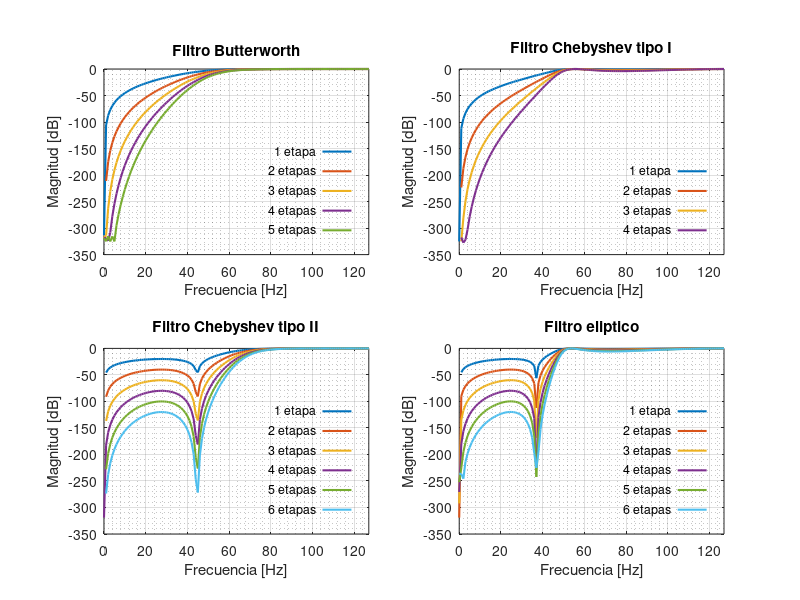

Source code (MATLAB):
% <------- Guia 4 - Ejercicio 6 ----------->

clc; % borra la consola
clear all; % borra todas las variables
close all; % cierra las ventanas de imagen
pkg load control; % paquete con 'mag2db'
pkg load signal; % ventanas

%%%%%%%%%%%
% punto 1 %
%%%%%%%%%%%

% especificaciones:
N = 3; % orden del filtro
fc = 50; % HZ - frecuencia de corte
fs = 256; % Hz - frecuencia de muestreo

fdc = 2*fc/fs; % frecuencia de corte digital

[B, A] = butter (N, fdc, 'high'); % funcion del filtro Butterworth

%%%%%%%%%%%
% punto 2 %
%%%%%%%%%%%

d = 4; % duracion del impulso
imp = zeros(1, d * fs); % genera un vector de 4 segundos a 256 muestras por segundo
imp(1) = 1; % primer elemento en 1 -> funcion impulso
h = filter (B, A, imp); % evalua la respuesta al impulso del filtro del punto 1
H = fft(h, fs); % calcula la FFT
Hdb = mag2db (abs (H (1 : fs/2))); % convierte a dB el valor absoluto de las muestras de f positiva
frec = (0 : 1 : (fs/2)-1 ); % vector con los valores de frecuencia (el primer elemento es 0Hz

figure(1, 'name','Guia 4 ejercicio 8','Units','normalized','Position',[0 0 1 1]); % pantalla completa
subplot(2,2,1);  % subplot (filas, columnas, indice)
plot (frec, Hdb, 'linewidth', 1.5); % grafica de la respuesta al impulso
axis([0 127]); % limites de los ejes
grid on;
grid minor on;
xlabel ('Frecuencia [Hz]'); % etiqueta eje X
ylabel ('Magnitud [dB]');  % etiqueta eje y
title ('Filtro Butterworth'); % titulo

%%%%%%%%%%%%%%%
% punto 3 y 4 %
%%%%%%%%%%%%%%%

hold on;
etapa = 1;
etapa_l = '1 etapa'; % para las insertar las leyendas

while( abs(Hdb(21)) <= 120 )
  etapa = etapa +1; % incrementa el contador de etapas
  h = filter (B, A, h); % agrega una etapa de filtrado
  H = fft(h, fs); % al dominio de la frecuencia
  Hdb = mag2db (abs (H (1 : fs/2))); % a dB los valores absolutos de las frec positivas
  plot (frec, Hdb, 'linewidth', 1.5); % graficala respuesta al impulso
  etapa_l = [etapa_l; num2str(etapa), ' etapas']; % agrega elemento para las leyendas
end

legend(etapa_l, 'location', 'southeast');
legend('left');
legend('boxoff');

%%%%%%%%%%%
% punto 5 %
%%%%%%%%%%%

RP = 1; % [dB] - ripple en banda de paso
RS = 20; % [dB] - ripple en banda de stop

% ----------- Filtro Chebyshev tipo I -------------

[B, A] = cheby1 (N, RP, fdc, 'high'); % funcion del filtro Chebyshev tipo I

h = filter (B, A, imp); % evalua la respuesta al impulso del filtro
H = fft(h, fs); % calcula la FFT
Hdb = mag2db (abs (H (1 : fs/2))); % convierte a dB el valor absoluto de las muestras de f positiva

subplot(2,2,2);  % subplot (filas, columnas, indice)
plot (frec, Hdb, 'linewidth', 1.5); % grafica de la respuesta al impulso
axis([0 127]); % limites de los ejes
grid on;
grid minor on;
xlabel ('Frecuencia [Hz]'); % etiqueta eje X
ylabel ('Magnitud [dB]');  % etiqueta eje y
title ('Filtro Chebyshev tipo I'); % titulo
hold on;

etapa = 1;
etapa_l = '1 etapa'; % para las insertar las leyendas

while( abs(Hdb(21)) <= 120 )
  etapa = etapa +1; % incrementa el contador de etapas
  h = filter (B, A, h); % agrega una etapa de filtrado
  H = fft(h, fs); % al dominio de la frecuencia
  Hdb = mag2db (abs (H (1 : fs/2))); % a dB los valores absolutos de las frec positivas
  plot (frec, Hdb, 'linewidth', 1.5); % graficala respuesta al impulso
  etapa_l = [etapa_l; num2str(etapa), ' etapas']; % agrega elemento para las leyendas
end

legend(etapa_l, 'location', 'southeast');
legend('left');
legend('boxoff');

% ----------- Filtro Chebyshev tipo II -------------

[B, A] = cheby2 (N, RS, fdc, 'high'); % funcion del filtro Chebyshev tipo II

h = filter (B, A, imp); % evalua la respuesta al impulso del filtro
H = fft(h, fs); % calcula la FFT
Hdb = mag2db (abs (H (1 : fs/2))); % convierte a dB el valor absoluto de las muestras de f positiva

subplot(2,2,3);  % subplot (filas, columnas, indice)
plot (frec, Hdb, 'linewidth', 1.5); % grafica de la respuesta al impulso
axis([0 127]); % limites de los ejes
grid on;
grid minor on;
xlabel ('Frecuencia [Hz]'); % etiqueta eje X
ylabel ('Magnitud [dB]');  % etiqueta eje y
title ('Filtro Chebyshev tipo II'); % titulo
hold on;

etapa = 1;
etapa_l = '1 etapa'; % para las insertar las leyendas

while( abs(Hdb(21)) <= 120 )
  etapa = etapa +1; % incrementa el contador de etapas
  h = filter (B, A, h); % agrega una etapa de filtrado
  H = fft(h, fs); % al dominio de la frecuencia
  Hdb = mag2db (abs (H (1 : fs/2))); % a dB los valores absolutos de las frec positivas
  plot (frec, Hdb, 'linewidth', 1.5); % graficala respuesta al impulso
  etapa_l = [etapa_l; num2str(etapa), ' etapas']; % agrega elemento para las leyendas
end

legend(etapa_l, 'location', 'southeast');
legend('left');
legend('boxoff');

% ----------- Filtro eliptico -------------

[B, A] = ellip (N, RP, RS, fdc, 'high'); % funcion del filtro eliptico

h = filter (B, A, imp); % evalua la respuesta al impulso del filtro
H = fft(h, fs); % calcula la FFT
Hdb = mag2db (abs (H (1 : fs/2))); % convierte a dB el valor absoluto de las muestras de f positiva

subplot(2,2,4);  % subplot (filas, columnas, indice)
plot (frec, Hdb, 'linewidth', 1.5); % grafica de la respuesta al impulso
axis([0 127]); % limites de los ejes
grid on;
grid minor on;
xlabel ('Frecuencia [Hz]'); % etiqueta eje X
ylabel ('Magnitud [dB]');  % etiqueta eje y
title ('Filtro eliptico'); % titulo
hold on;

etapa = 1;
etapa_l = '1 etapa'; % para las insertar las leyendas

while( abs(Hdb(21)) <= 120 )
  etapa = etapa +1; % incrementa el contador de etapas
  h = filter (B, A, h); % agrega una etapa de filtrado
  H = fft(h, fs); % al dominio de la frecuencia
  Hdb = mag2db (abs (H (1 : fs/2))); % a dB los valores absolutos de las frec positivas
  plot (frec, Hdb, 'linewidth', 1.5); % graficala respuesta al impulso
  etapa_l = [etapa_l; num2str(etapa), ' etapas']; % agrega elemento para las leyendas
end

legend(etapa_l, 'location', 'southeast');
legend('left');
legend('boxoff');
